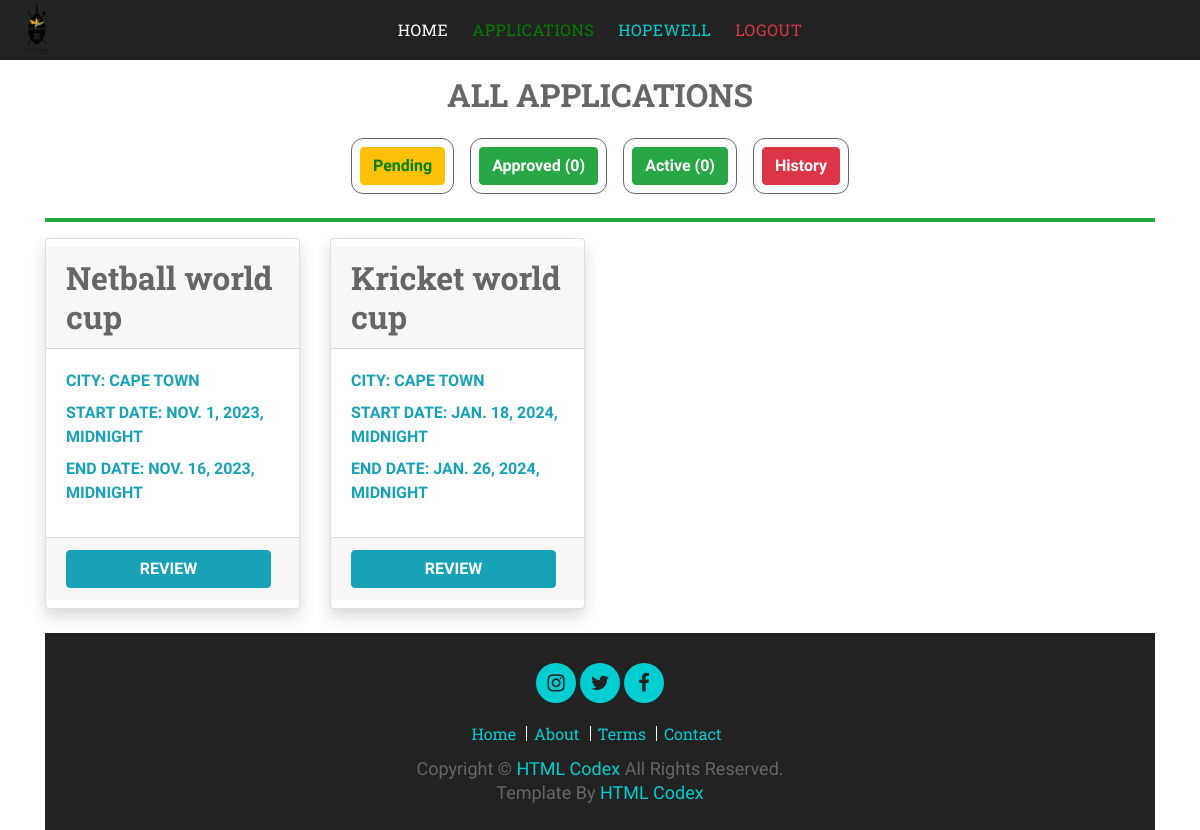
/History (signed in), run on an earlier commit of the app's database.
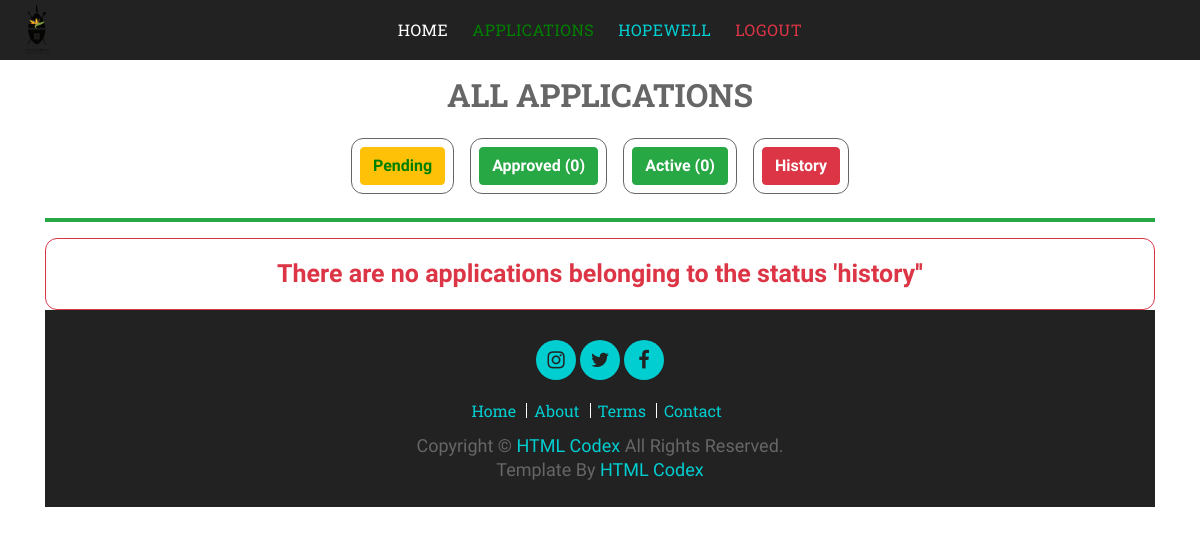
And on a later commit of the database.
### MyApp/models.py (models this page shows)
class Application(models.Model):
    ApplicationId = models.AutoField(primary_key=True)
    user = models.ForeignKey(User,blank=True,null=True,on_delete=models.CASCADE)
    FederationPersonel = models.ForeignKey(FederationPersonel,blank=True,null=True,on_delete=models.CASCADE)
    EventName = models.CharField(max_length=255)
    StartDate = models.DateTimeField(max_length=255)
    EndDate = models.DateTimeField(max_length=255)
    HostCity = models.CharField(max_length=255)
    HostProvince =models.CharField(max_length=255)
    ReportSubmitAgreement = models.BooleanField(default=False)
    NumberOfTeam = models.IntegerField()
    MethodOfSelection = models.CharField(max_length=255)
    SelectionApprovedDate = models.DateField(max_length=255)
    TravelDateTime = models.DateTimeField(max_length=255)
    ModeOfTravel = models.CharField(max_length=255)
    CodeOfConductAcceped = models.BooleanField(default=False)
    RegulationsInterestDeclaration  = models.CharField(max_length=300, default='NotProvided')
    RegulationsInterestDeclaration  = models.CharField(max_length=300, default='NotProvided')
    SelectionCriteriaProtocols = models.CharField(max_length=300, default='NotProvided')
    GeneralRegulationSelectionProcedure  =models.CharField(max_length=300, default='NotProvided')
    DocumentationOfSelectionSubmitted = models.CharField(max_length=300, default='NotProvided')
    TeamOfficialDuties = models.CharField(max_length=300, default='NotProvided')
    AcceptanceOfTeamAppointment = models.CharField(max_length=300, default='NotProvided')
    HighPerformancePlan = models.CharField(max_length=300, default='NotProvided')
    EventInvitation  = models.CharField(max_length=300, default='NotProvided')
    ApplicationDate  = models.DateTimeField(default=datetime.now())
    Step = models.CharField(max_length=255, default='start')
    ApplicationStatus = models.CharField(max_length=255, default='Oncreate')
    isHistory = models.BooleanField(default=False)
    DateCreated = models.DateTimeField(default=datetime.now())
    DeclineReason = models.TextField(blank=True, null=True)
    CancelReason = models.TextField(blank=True, null=True)
    ApparelLetters = models.CharField(max_length=300, blank=True, null=True)

### MyApp/views.py (the view)
# urls.py: path('History', views.History, name="History"),
@login_required
def History(request):
    history = Application.objects.filter(isHistory = True)
    numApproved =  countObj(Application.objects.filter(ApplicationStatus = "Approved"))
    numActive = countObj(Application.objects.filter(ApplicationStatus = "Active"))
    informationOBJ = {
        "applications":history,
        "status":"history",
        "numApproved":numApproved,
        "numActive":numActive
    }
    return render(request, 'MyApp/allApplication.html', informationOBJ)

### MyApp/views.py (called while the page is built)
def countObj(list):
    numItem = 0
    for item in list:
        numItem += 1
    return numItem

### MyApp/templates/MyApp/allApplication.html (shortened to what this page needs)
{% extends "MyApp/base.html" %}
{% block content %}
    {% load static %}
    <div class="container">
        <div style="padding:1rem" class="text-center text-info">
            <h2>
                <b class="text-uppercase font-weight-bold">All Applications</b>
            </h2>
        </div>
        <div class="row"  style="display:flex;justify-content:center">
            <div style="padding:0.5rem;">
                <div style="padding:0.5rem; border:solid 1px; border-radius:12px;">
                    <a href="{% url 'Applications' %}" class="btn btn-warning" style="color:green">
                        <b>
                            Pending
                        </b>
                    </a>
                </div>
            </div>
            <div style="padding:0.5rem;">
                <div style="padding:0.5rem; border:solid 1px; border-radius:12px">
                    <a href="{% url 'Approved' %}" class="btn btn-success">
                        <b>
                            Approved ({{numApproved}})
                        </b>
                    </a>
                </div>
            </div>
            <div style="padding:0.5rem;">
                <div style="padding:0.5rem; border:solid 1px; border-radius:12px">
                    <a href="{% url 'Active' %}" class="btn btn-success">
                        <b>
                            Active ({{numActive}})
                        </b>
                    </a>
                </div>
            </div>
            <div style="padding:0.5rem;">
                <div style="padding:0.5rem; border:solid 1px; border-radius:12px">
                    <a href="{% url 'History' %}" class="btn btn-danger">
                        <b>
                            History
                        </b>
                    </a>
                </div>
            </div>
        </div>
        <hr class="text-success" style="border:solid 2px"/>
        <div>
            {% if applications %}
                <div class="row">
                    {% for application in applications %}
                        <div class="col-xl-3 col-md-6 mb-4">
                            <div class="card border-left-primary shadow h-100 py-2">
                                <div class="card-header">
                                    <h2>
                                        {{application.EventName}}
                                    </h2>
                                </div>
                                <div class="card-body">
                                    <div class="no-gutters align-items-center">
                                        <div class="col mr-2" style="display:flex; justify-content: space-between;">
                                            <div class="text-xs font-weight-bold text-info text-uppercase mb-1" >
                                                <label>
                                                    <b>City: {{application.HostCity}}</b>
                                                </label><br/>
                                                <label>
                                                    <b>Start Date: {{application.StartDate}}</b>
                                                </label><br/>
                                                <label>
                                                    <b>End date: {{application.EndDate}}</b>
                                                </label><br/>
                                            </div>
                                        </div>
                                    </div>
                                </div>
                                <div class="card-footer">
                                    <div class="row no-gutters align-items-center">
                                        <div class="col mr-2" style="display:flex;">
                                                <a class="text-center btn btn-info  text-uppercase font-weight-bold text-xs" href="{% url 'Application_review' applicationId=application.ApplicationId %}" style="width:100%">
                                                    review
                                                </a>
                                        </div>
                                    </div>
                                </div>
                            </div>
                        </div>
                    {% endfor%}
                </div>
            {% else %}
                <div style="padding:1rem; display:flex; justify-content:center; font-size:25px; border:solid 1px; border-radius:12px " class="text-danger">
                    <b>
                        There are no applications belonging to the status '{{status}}''
                    </b>
                </div>
            {% endif %}
{% endblock %}

### MyApp/templates/MyApp/base.html (shortened to what this page needs)
<!DOCTYPE html>
<html lang="en">
    <head>
        {%load static %}
        <link href="{% static "test/vendor/bootstrap/css/bootstrap.min.css" %}" rel="stylesheet">
        <link href="{% static "test/vendor/font-awesome/css/font-awesome.min.css" %}" rel="stylesheet">
        <link href="{% static "test/vendor/slick/slick.css" %}" rel="stylesheet">
        <link href="{% static "test/vendor/slick/slick-theme.css" %}" rel="stylesheet">
        <link href="{% static 'test/vendor/tempusdominus/css/tempusdominus-bootstrap-4.min.css' %}" rel="stylesheet" />
        <link href="{% static 'test/css/hover-style.css' %}" rel="stylesheet">
        <link href="{% static 'test/css/style.css' %}" rel="stylesheet">
    </head>
    <body>
        <header id="header">
            <a href="{% url 'home' %}" class="logo"><img src="{% static 'manageProfile/images/kzn-sports-confederation-logo.png' %}" alt="logo"></a>
            <nav class="main-menu top-menu" >
                <ul>
                    <li class="active"><a href="{% url 'home' %}">Home</a></li>
                    {% if user.is_authenticated %}
                        {% if user.is_superuser %}
                            <li class="nav-item text-uppercase font-weight-bold">
                                <a href="{% url 'Applications' %}" style="color: green;" class="nav-link" href="">Applications</a>
                            </li>
                        {% else %}
                            <li class="nav-item text-uppercase font-weight-bold">
                                <a class="nav-link" href="{%   url 'my_applications' %}" >Applications</a>
                            </li>
                        {% endif %}
                        <li><a class="" href="{% url 'account' %}">{{user}}</a></li>
                        <li><a class="text-danger" href="{% url 'logoutuser' %}">Logout</a></li>
                    {% else %}
                        <li><a href="{% url 'Signup' %}">Register</a></li>
                        <li><a href="{% url 'login' %}">Login</a></li>
                    {% endif %}
                </ul>
            </nav>
        </header>
        {% block content %}
        {% endblock %}
        <div id="footer">
            <div class="container">
                <div class="row">
                    <div class="col-12">
                        <div class="social">
                            <a href=""><li class="fa fa-instagram"></li></a>
                            <a href=""><li class="fa fa-twitter"></li></a>
                            <a href=""><li class="fa fa-facebook-f"></li></a>
                        </div>
                    </div>
                    <div class="col-12">
                        <ul>
                            <li><a href="">Home</a></li>
                            <li><a href="">About</a></li>
                            <li><a href="">Terms</a></li>
                            <li><a href="">Contact</a></li>
                        </ul>
                    </div>
                    <div class="col-12">
                        <p>Copyright &#169; <a href="https://htmlcodex.com">HTML Codex</a> All Rights Reserved.</p>
						<p>Template By <a href="https://htmlcodex.com">HTML Codex</a></p>
                    </div>
                </div>
            </div>
        </div>
    </body>
</html>

### MyApp/static/test/css/hover-style.css (style rules this page uses)
body { background-color:#f1f1f2 }

### MyApp/static/test/css/style.css (style rules this page uses)
* { box-sizing: border-box; }
body { color: #666; font-family: 'Raleway', sans-serif; font-weight: 400; background: #ffffff; }
a { color: #222222; transition: 0.5s; }
p { color: #666; font-size: 14px; line-height: 24px; padding: 0; margin: 0 0 15px 0; }
h1, h2, h3, h4, h5, h6 { font-family: 'Roboto Slab', serif; margin: 0; padding: 0; color: #666; font-weight: 700; }
#header { background: #222222; position: relative; height: 60px; }
#header .logo { padding-left: 25px; left: 0; display: inline-block; position: absolute; line-height: 55px; }
#header .logo img { max-height: 50px; }
.main-menu { padding: 0 130px; width: 100%; text-align: center; }
.main-menu ul { list-style-type: none; padding: 0; margin: 0; }
.main-menu ul li { display: inline-block; }
.main-menu ul li:hover a, .main-menu ul li.active a { color: #ffffff; }
.main-menu ul li a { font-family: 'Roboto Slab', serif; color: #00CED1; text-decoration: none; text-transform: uppercase; font-weight: 400; padding: 0 10px; line-height: 60px; letter-spacing: .5px; display: block; transition: color .25s ease, background-color .25s ease; }
.mobile-menu .top-menu { display: block; }
.mobile-menu .top-menu ul { padding: 0; }
.mobile-menu .top-menu ul li { display: block; text-align: center; }
.mobile-menu .top-menu ul li a { padding: 0; line-height: 40px; }
#footer { position: relative; padding: 30px 0 25px 0; text-align: center; background: #222222; }
#footer .social { position: relative; margin-bottom: 20px; }
#footer a { color: #00CED1; }
#footer .social a { display: inline-block; width: 40px; height: 40px; padding: 5px 10px; background: #00CED1; color: #222222; font-size: 20px; border-radius: 30px; }
#footer ul { margin: 0 0 10px 0; padding: 0; width: 100%; text-align: center; }
#footer ul li { font-family: 'Roboto Slab', serif; font-weight: 400; display: inline-block; list-style-type: none; padding: 0 10px 0 3px; line-height: 15px; border-right: 1px solid #ffffff; }
#footer ul li:last-child { border-right: none; }
#footer p { margin: 0; font-size: 18px; }

What changed in the data, as far as the page shows it:
removed Application: EventName "Netball world cup", HostCity "CAPE TOWN", StartDate "NOV. 1, 2023, MIDNIGHT", EndDate "NOV. 16, 2023, MIDNIGHT"
removed Application: EventName "Kricket world cup", HostCity "CAPE TOWN", StartDate "JAN. 18, 2024, MIDNIGHT", EndDate "JAN. 26, 2024, MIDNIGHT"
Also different on the page:
{{ status }}: (not shown) → "history"
text now shown: "There are no applications belonging to the status ' ''"
